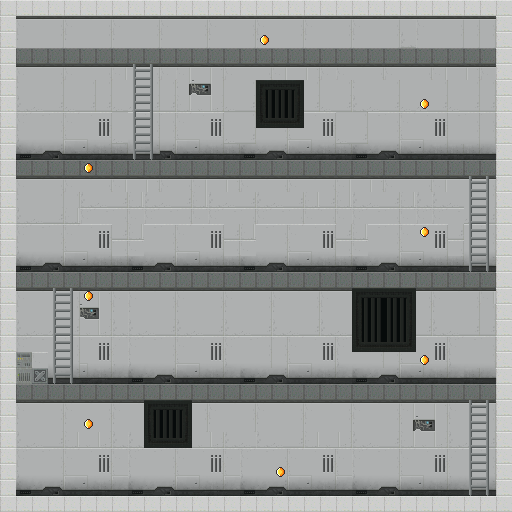

Below is a game level as drawn by its tile map, then a one-line description and the .tmx file that defines it, in full:
An orthogonal 32x32 tile map with 16x16 px tiles, 2 tile layers (background, level).

<map version="1.2" tiledversion="1.3.1" orientation="orthogonal" renderorder="right-down" compressionlevel="0" width="32" height="32" tilewidth="16" tileheight="16" infinite="0" nextlayerid="3" nextobjectid="1">
 <properties>
  <property name="maxMirrors" type="int" value="3" />
 </properties>
 <tileset firstgid="1" source="scifi_platformTiles_16x16.tsx" />
 <layer id="1" name="background" width="32" height="32">
  <data encoding="csv">
0,0,0,0,0,0,0,0,0,0,0,0,0,0,0,0,0,0,0,0,0,0,0,0,0,0,0,0,0,0,0,0,
0,246,247,248,246,247,248,246,247,248,246,247,248,246,247,248,246,247,248,246,247,248,246,247,248,247,246,247,248,248,248,0,
0,281,282,283,281,282,283,281,282,283,281,282,283,281,282,283,281,282,283,281,282,283,281,282,283,322,281,282,283,283,283,0,
0,67,67,67,67,67,67,67,67,67,67,67,67,67,67,67,67,67,67,67,67,67,67,67,67,67,67,67,67,67,67,0,
0,246,247,248,246,247,248,249,253,254,252,249,250,251,246,247,248,249,250,251,252,246,247,248,246,247,248,249,250,251,252,0,
0,281,282,283,282,283,283,282,288,289,283,284,285,286,282,283,675,676,677,283,282,283,281,282,283,282,282,283,282,283,283,0,
0,316,317,318,317,318,318,317,323,324,318,319,320,321,317,318,710,711,712,318,317,318,316,317,318,317,317,318,317,318,318,0,
0,351,352,353,354,355,356,282,358,359,353,354,355,356,282,283,745,746,747,355,356,282,283,352,353,354,355,356,352,353,353,0,
0,386,387,388,389,390,391,317,393,394,388,389,390,391,317,318,387,388,389,390,391,317,318,387,388,389,390,391,387,388,388,0,
0,421,422,423,424,425,426,426,428,429,423,424,425,426,426,421,422,423,424,425,426,426,421,422,423,424,425,426,426,426,427,0,
0,67,67,67,67,67,67,67,67,67,67,67,67,67,67,67,67,67,67,67,67,67,67,67,67,67,67,67,67,67,67,0,
0,246,247,248,246,247,248,249,250,251,252,248,249,250,251,252,247,248,246,247,248,249,250,251,252,247,248,249,250,253,254,0,
0,281,282,283,283,316,317,318,319,316,317,318,319,316,317,318,316,317,318,319,318,319,316,317,318,319,316,316,317,288,289,0,
0,316,317,318,319,351,352,353,354,351,352,353,354,351,352,353,351,352,353,354,353,354,351,352,353,354,351,351,352,323,324,0,
0,351,352,353,354,355,356,318,319,352,353,354,355,356,318,319,352,353,354,355,356,318,319,352,353,354,355,356,318,358,359,0,
0,386,387,388,389,390,391,353,354,387,388,389,390,391,353,354,387,388,389,390,391,353,354,387,388,389,390,391,353,393,394,0,
0,421,422,423,424,425,426,426,421,422,423,424,425,426,426,421,422,423,424,425,426,426,421,422,423,424,425,426,426,428,429,0,
0,67,67,67,67,67,67,67,67,67,67,67,67,67,67,67,67,67,67,67,67,67,67,67,67,67,67,67,67,67,67,0,
0,246,247,253,254,250,251,252,246,247,248,246,247,248,246,247,248,246,247,248,246,247,505,506,507,508,248,246,247,248,249,0,
0,281,282,288,289,285,286,287,281,282,283,281,282,283,281,282,283,281,282,283,281,282,540,541,542,543,283,281,282,283,283,0,
0,316,317,323,324,320,321,322,316,317,318,316,317,318,316,317,318,316,317,318,316,317,575,576,577,578,318,316,317,318,318,0,
0,351,352,358,359,355,356,357,351,352,353,354,355,356,351,352,353,353,354,355,356,351,610,611,612,613,355,356,351,352,353,0,
0,143,354,393,394,390,391,392,386,387,388,389,390,391,386,387,388,388,389,390,391,386,387,388,388,389,390,391,386,387,388,0,
0,178,179,428,429,425,426,427,421,422,423,424,425,426,427,421,422,423,424,425,426,427,421,422,423,424,425,426,427,426,427,0,
0,67,67,67,67,67,67,67,67,67,67,67,67,67,67,67,67,67,67,67,67,67,67,67,67,67,67,67,67,67,67,0,
0,246,247,248,246,247,248,246,247,675,676,677,248,246,247,248,246,247,248,246,247,248,246,247,248,249,250,251,252,253,254,0,
0,281,282,283,281,282,283,281,282,710,711,712,283,281,282,283,281,282,283,281,282,283,281,282,283,284,285,286,287,288,289,0,
0,316,317,318,319,320,321,322,316,745,746,747,320,321,316,317,316,317,318,319,320,321,322,317,318,319,320,321,322,323,324,0,
0,351,352,353,354,355,356,354,351,352,353,354,355,356,354,351,352,353,354,355,356,354,351,352,353,354,355,356,357,358,359,0,
0,386,387,388,389,390,391,389,386,387,388,389,390,391,389,386,387,388,389,390,391,389,386,387,388,389,390,391,392,393,394,0,
0,421,422,423,424,425,426,427,421,422,423,424,425,426,427,421,422,423,424,425,426,427,421,422,423,424,425,426,427,428,429,0,
0,0,0,0,0,0,0,0,0,0,0,0,0,0,0,0,0,0,0,0,0,0,0,0,0,0,0,0,0,0,0,0
</data>
 </layer>
 <layer id="2" name="level" width="32" height="32">
  <data encoding="csv">
456,456,456,456,456,456,456,456,456,456,456,456,456,456,456,456,456,456,456,456,456,456,456,456,456,456,456,456,456,456,456,456,
456,77,77,77,77,77,77,77,77,77,77,77,77,77,77,77,77,77,77,77,77,77,77,77,77,77,77,77,77,77,77,456,
456,77,77,77,77,77,77,77,77,77,77,77,77,77,77,77,81,77,77,77,77,77,77,77,77,77,77,77,77,77,77,456,
456,77,77,77,77,77,77,77,77,77,77,77,77,77,77,77,77,77,77,77,77,77,77,77,77,77,77,77,77,77,77,456,
456,77,77,77,77,77,77,77,77,77,77,77,77,77,77,77,77,77,77,77,77,77,77,77,77,77,77,77,77,77,77,456,
456,77,77,77,77,77,77,77,77,77,77,77,77,77,77,77,77,77,77,77,77,77,77,77,77,77,77,77,77,77,77,456,
456,77,77,77,77,77,77,77,77,77,77,77,77,77,77,77,77,77,77,77,77,77,77,77,77,77,81,77,77,77,77,456,
456,77,77,77,77,77,77,77,77,77,77,77,77,77,77,77,77,77,77,77,77,77,77,77,77,77,77,77,77,77,77,456,
456,77,77,77,77,77,77,77,77,77,77,77,77,77,77,77,77,77,77,77,77,77,77,77,77,77,77,77,77,77,77,456,
456,77,77,77,77,77,77,77,77,77,77,77,77,77,77,77,77,77,77,77,77,77,77,77,77,77,77,77,77,77,77,456,
456,77,77,77,77,81,77,77,77,77,77,77,77,77,77,77,77,77,77,77,77,77,77,77,77,77,77,77,77,77,77,456,
456,77,77,77,77,77,77,77,77,77,77,77,77,77,77,77,77,77,77,77,77,77,77,77,77,77,77,77,77,77,77,456,
456,77,77,77,77,77,77,77,77,77,77,77,77,77,77,77,77,77,77,77,77,77,77,77,77,77,77,77,77,77,77,456,
456,77,77,77,77,77,77,77,77,77,77,77,77,77,77,77,77,77,77,77,77,77,77,77,77,77,77,77,77,77,77,456,
456,77,77,77,77,77,77,77,77,77,77,77,77,77,77,77,77,77,77,77,77,77,77,77,77,77,81,77,77,77,77,456,
456,77,77,77,77,77,77,77,77,77,77,77,77,77,77,77,77,77,77,77,77,77,77,77,77,77,77,77,77,77,77,456,
456,77,77,77,77,77,77,77,77,77,77,77,77,77,77,77,77,77,77,77,77,77,77,77,77,77,77,77,77,77,77,456,
456,77,77,77,77,77,77,77,77,77,77,77,77,77,77,77,77,77,77,77,77,77,77,77,77,77,77,77,77,77,77,456,
456,77,77,77,77,81,77,77,77,77,77,77,77,77,77,77,77,77,77,77,77,77,77,77,77,77,77,77,77,77,77,456,
456,77,77,77,77,77,77,77,77,77,77,77,77,77,77,77,77,77,77,77,77,77,77,77,77,77,77,77,77,77,77,456,
456,77,77,77,77,77,77,77,77,77,77,77,77,77,77,77,77,77,77,77,77,77,77,77,77,77,77,77,77,77,77,456,
456,77,77,77,77,77,77,77,77,77,77,77,77,77,77,77,77,77,77,77,77,77,77,77,77,77,77,77,77,77,77,456,
456,77,77,77,77,77,77,77,77,77,77,77,77,77,77,77,77,77,77,77,77,77,77,77,77,77,81,77,77,77,77,456,
456,77,77,77,77,77,77,77,77,77,77,77,77,77,77,77,77,77,77,77,77,77,77,77,77,77,77,77,77,77,77,456,
456,77,77,77,77,77,77,77,77,77,77,77,77,77,77,77,77,77,77,77,77,77,77,77,77,77,77,77,77,77,77,456,
456,77,77,77,77,77,77,77,77,77,77,77,77,77,77,77,77,77,77,77,77,77,77,77,77,77,77,77,77,77,77,456,
456,77,77,77,77,81,77,77,77,77,77,77,77,77,77,77,77,77,77,77,77,77,77,77,77,77,77,77,77,77,77,456,
456,77,77,77,77,77,77,77,77,77,77,77,77,77,77,77,77,77,77,77,77,77,77,77,77,77,77,77,77,77,77,456,
456,77,77,77,77,77,77,77,77,77,77,77,77,77,77,77,77,77,77,77,77,77,77,77,77,77,77,77,77,77,77,456,
456,77,77,77,77,77,77,77,77,77,77,77,77,77,77,77,77,81,77,77,77,77,77,77,77,77,77,77,77,77,77,456,
456,77,77,77,77,77,77,77,77,77,77,77,77,77,77,77,77,77,77,77,77,77,77,77,77,77,77,77,77,77,77,456,
456,456,456,456,456,456,456,456,456,456,456,456,456,456,456,456,456,456,456,456,456,456,456,456,456,456,456,456,456,456,456,456
</data>
 </layer>
</map>